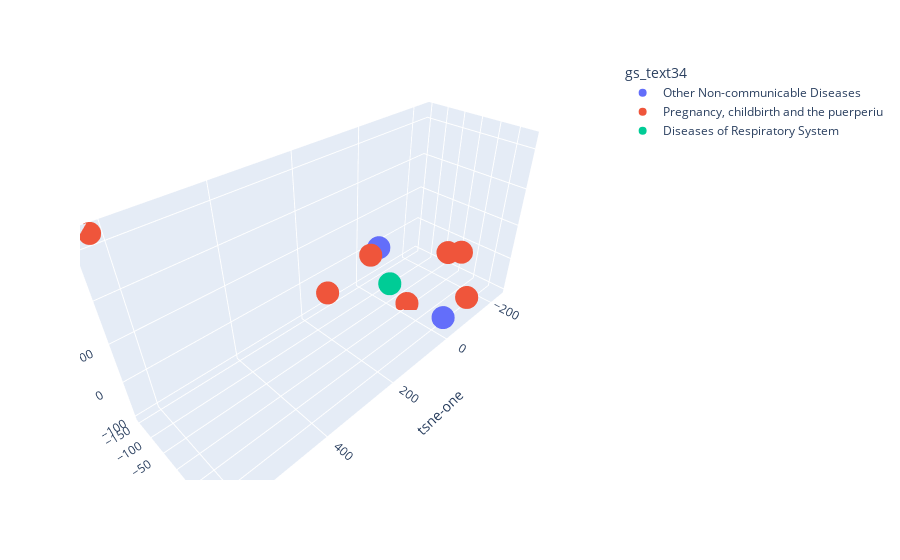

Source (notebook cell):
### Code cell
import plotly.express as px

pca_3d = px.scatter_3d(data_tsn, x='tsne-one', y='tsne-two', z='tsne-three', color='gs_text34')
pca_3d.show()

### Figure 1 — Plotly figure (JSON) as saved in the notebook; plotly's stock layout.template omitted (floating-point values rounded to 4 significant figures)
{"data": [{"hovertemplate": "gs_text34=Other Non-communicable Diseases<br>tsne-one=%{x}<br>tsne-two=%{y}<br>tsne-three=%{z}<extra></extra>", "legendgroup": "Other Non-communicable Diseases", "marker": {"color": "#636efa", "symbol": "circle"}, "mode": "markers", "name": "Other Non-communicable Diseases", "scene": "scene", "showlegend": true, "type": "scatter3d", "x": [-31.49, 15.89], "y": [-112.5, 136.4], "z": [21.14, -39.54]}, {"hovertemplate": "gs_text34=Pregnancy, childbirth and the puerperiu<br>tsne-one=%{x}<br>tsne-two=%{y}<br>tsne-three=%{z}<extra></extra>", "legendgroup": "Pregnancy, childbirth and the puerperiu", "marker": {"color": "#EF553B", "symbol": "circle"}, "mode": "markers", "name": "Pregnancy, childbirth and the puerperiu", "scene": "scene", "showlegend": true, "type": "scatter3d", "x": [180.7, 47.51, -24.7, 621.5, -234.2, -200.6, -82.61], "y": [-83.35, -69.7, -1.272, -151.5, 14.2, -7.286, 134.9], "z": [3.706, 54.67, -99.04, 326.7, -28.13, -23.66, -35.2]}, {"hovertemplate": "gs_text34=Diseases of Respiratory System<br>tsne-one=%{x}<br>tsne-two=%{y}<br>tsne-three=%{z}<extra></extra>", "legendgroup": "Diseases of Respiratory System", "marker": {"color": "#00cc96", "symbol": "circle"}, "mode": "markers", "name": "Diseases of Respiratory System", "scene": "scene", "showlegend": true, "type": "scatter3d", "x": [19.68], "y": [-27.04], "z": [-24.56]}], "layout": {"legend": {"title": {"text": "gs_text34"}, "tracegroupgap": 0}, "margin": {"t": 60}, "scene": {"domain": {"x": [0, 1], "y": [0, 1]}, "xaxis": {"title": {"text": "tsne-one"}}, "yaxis": {"title": {"text": "tsne-two"}}, "zaxis": {"title": {"text": "tsne-three"}}}}}
